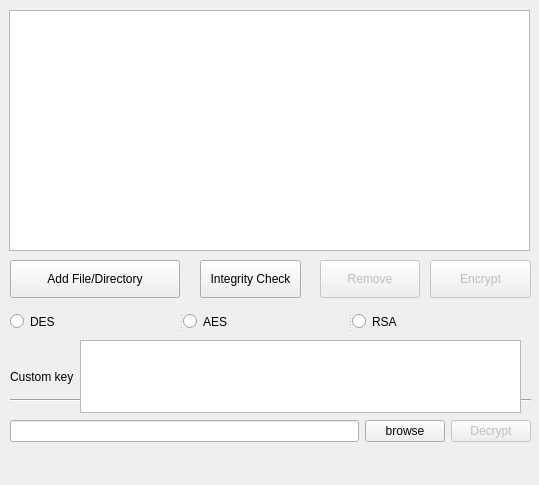
<?xml version="1.0" encoding="UTF-8"?>
<ui version="4.0">
 <class>MainWindow</class>
 <widget class="QMainWindow" name="MainWindow">
  <property name="geometry">
   <rect>
    <x>0</x>
    <y>0</y>
    <width>539</width>
    <height>485</height>
   </rect>
  </property>
  <property name="windowTitle">
   <string>MainWindow</string>
  </property>
  <property name="windowIcon">
   <iconset>
    <normaloff>:/icon/image/lock.png</normaloff>:/icon/image/lock.png</iconset>
  </property>
  <widget class="QWidget" name="centralwidget">
   <widget class="QPushButton" name="encryptButton">
    <property name="enabled">
     <bool>false</bool>
    </property>
    <property name="geometry">
     <rect>
      <x>430</x>
      <y>260</y>
      <width>101</width>
      <height>38</height>
     </rect>
    </property>
    <property name="text">
     <string>Encrypt</string>
    </property>
    <property name="icon">
     <iconset>
      <normaloff>:/icon/image/folder_locked32.png</normaloff>:/icon/image/folder_locked32.png</iconset>
    </property>
    <property name="iconSize">
     <size>
      <width>32</width>
      <height>32</height>
     </size>
    </property>
   </widget>
   <widget class="QPushButton" name="removeButton">
    <property name="enabled">
     <bool>false</bool>
    </property>
    <property name="geometry">
     <rect>
      <x>320</x>
      <y>260</y>
      <width>100</width>
      <height>38</height>
     </rect>
    </property>
    <property name="sizePolicy">
     <sizepolicy hsizetype="Minimum" vsizetype="Fixed">
      <horstretch>0</horstretch>
      <verstretch>0</verstretch>
     </sizepolicy>
    </property>
    <property name="text">
     <string>Remove</string>
    </property>
    <property name="icon">
     <iconset>
      <normaloff>:/icon/image/delete.png</normaloff>:/icon/image/delete.png</iconset>
    </property>
    <property name="iconSize">
     <size>
      <width>32</width>
      <height>32</height>
     </size>
    </property>
   </widget>
   <widget class="Line" name="line">
    <property name="geometry">
     <rect>
      <x>10</x>
      <y>390</y>
      <width>521</width>
      <height>20</height>
     </rect>
    </property>
    <property name="orientation">
     <enum>Qt::Horizontal</enum>
    </property>
   </widget>
   <widget class="QSplitter" name="splitter">
    <property name="geometry">
     <rect>
      <x>10</x>
      <y>310</y>
      <width>511</width>
      <height>23</height>
     </rect>
    </property>
    <property name="orientation">
     <enum>Qt::Horizontal</enum>
    </property>
    <widget class="QRadioButton" name="desrdbtn">
     <property name="text">
      <string>DES</string>
     </property>
    </widget>
    <widget class="QRadioButton" name="aesrdbtn">
     <property name="text">
      <string>AES</string>
     </property>
    </widget>
    <widget class="QRadioButton" name="rsardbtn">
     <property name="text">
      <string>RSA</string>
     </property>
    </widget>
   </widget>
   <widget class="QWidget" name="layoutWidget">
    <property name="geometry">
     <rect>
      <x>10</x>
      <y>340</y>
      <width>511</width>
      <height>73</height>
     </rect>
    </property>
    <layout class="QHBoxLayout" name="horizontalLayout_3">
     <item>
      <widget class="QLabel" name="label">
       <property name="text">
        <string>Custom key</string>
       </property>
      </widget>
     </item>
     <item>
      <widget class="QTextBrowser" name="textBrowser"/>
     </item>
    </layout>
   </widget>
   <widget class="QWidget" name="layoutWidget">
    <property name="geometry">
     <rect>
      <x>10</x>
      <y>410</y>
      <width>521</width>
      <height>42</height>
     </rect>
    </property>
    <layout class="QHBoxLayout" name="horizontalLayout">
     <item>
      <widget class="QLineEdit" name="lineEdit">
       <property name="enabled">
        <bool>true</bool>
       </property>
      </widget>
     </item>
     <item>
      <widget class="QPushButton" name="pushButton">
       <property name="text">
        <string>browse</string>
       </property>
      </widget>
     </item>
     <item>
      <widget class="QPushButton" name="decryptButton">
       <property name="enabled">
        <bool>false</bool>
       </property>
       <property name="text">
        <string>Decrypt</string>
       </property>
       <property name="icon">
        <iconset>
         <normaloff>:/icon/image/open-key-icon.png</normaloff>:/icon/image/open-key-icon.png</iconset>
       </property>
       <property name="iconSize">
        <size>
         <width>32</width>
         <height>32</height>
        </size>
       </property>
      </widget>
     </item>
    </layout>
   </widget>
   <widget class="QListWidget" name="listWidget">
    <property name="geometry">
     <rect>
      <x>9</x>
      <y>10</y>
      <width>521</width>
      <height>241</height>
     </rect>
    </property>
    <property name="selectionMode">
     <enum>QAbstractItemView::ExtendedSelection</enum>
    </property>
   </widget>
   <widget class="QPushButton" name="addButton">
    <property name="geometry">
     <rect>
      <x>10</x>
      <y>260</y>
      <width>170</width>
      <height>38</height>
     </rect>
    </property>
    <property name="text">
     <string>Add File/Directory</string>
    </property>
    <property name="icon">
     <iconset>
      <normaloff>:/icon/image/symbol_add.png</normaloff>:/icon/image/symbol_add.png</iconset>
    </property>
    <property name="iconSize">
     <size>
      <width>32</width>
      <height>32</height>
     </size>
    </property>
   </widget>
   <widget class="QPushButton" name="checkButton">
    <property name="geometry">
     <rect>
      <x>200</x>
      <y>260</y>
      <width>101</width>
      <height>38</height>
     </rect>
    </property>
    <property name="text">
     <string>Integrity Check</string>
    </property>
    <property name="icon">
     <iconset>
      <normaloff>:/icon/image/symbol_add.png</normaloff>:/icon/image/symbol_add.png</iconset>
    </property>
    <property name="iconSize">
     <size>
      <width>32</width>
      <height>32</height>
     </size>
    </property>
   </widget>
  </widget>
 </widget>
 <resources>
  <include location="resources.qrc"/>
 </resources>
 <connections>
  <connection>
   <sender>addButton</sender>
   <signal>clicked()</signal>
   <receiver>MainWindow</receiver>
   <slot>add_file()</slot>
   <hints>
    <hint type="sourcelabel">
     <x>31</x>
     <y>235</y>
    </hint>
    <hint type="destinationlabel">
     <x>5</x>
     <y>214</y>
    </hint>
   </hints>
  </connection>
  <connection>
   <sender>removeButton</sender>
   <signal>clicked()</signal>
   <receiver>MainWindow</receiver>
   <slot>remove_file()</slot>
   <hints>
    <hint type="sourcelabel">
     <x>321</x>
     <y>240</y>
    </hint>
    <hint type="destinationlabel">
     <x>417</x>
     <y>194</y>
    </hint>
   </hints>
  </connection>
  <connection>
   <sender>encryptButton</sender>
   <signal>clicked()</signal>
   <receiver>MainWindow</receiver>
   <slot>encrypt()</slot>
   <hints>
    <hint type="sourcelabel">
     <x>468</x>
     <y>240</y>
    </hint>
    <hint type="destinationlabel">
     <x>1</x>
     <y>290</y>
    </hint>
   </hints>
  </connection>
  <connection>
   <sender>listWidget</sender>
   <signal>itemSelectionChanged()</signal>
   <receiver>MainWindow</receiver>
   <slot>selection_changed()</slot>
   <hints>
    <hint type="sourcelabel">
     <x>231</x>
     <y>160</y>
    </hint>
    <hint type="destinationlabel">
     <x>259</x>
     <y>294</y>
    </hint>
   </hints>
  </connection>
  <connection>
   <sender>decryptButton</sender>
   <signal>clicked()</signal>
   <receiver>MainWindow</receiver>
   <slot>decrypt()</slot>
   <hints>
    <hint type="sourcelabel">
     <x>538</x>
     <y>307</y>
    </hint>
    <hint type="destinationlabel">
     <x>212</x>
     <y>318</y>
    </hint>
   </hints>
  </connection>
  <connection>
   <sender>pushButton</sender>
   <signal>clicked()</signal>
   <receiver>MainWindow</receiver>
   <slot>browse()</slot>
   <hints>
    <hint type="sourcelabel">
     <x>352</x>
     <y>272</y>
    </hint>
    <hint type="destinationlabel">
     <x>305</x>
     <y>255</y>
    </hint>
   </hints>
  </connection>
  <connection>
   <sender>lineEdit</sender>
   <signal>textChanged(QString)</signal>
   <receiver>MainWindow</receiver>
   <slot>text_changed()</slot>
   <hints>
    <hint type="sourcelabel">
     <x>160</x>
     <y>287</y>
    </hint>
    <hint type="destinationlabel">
     <x>139</x>
     <y>303</y>
    </hint>
   </hints>
  </connection>
 </connections>
 <slots>
  <slot>add_file()</slot>
  <slot>remove_file()</slot>
  <slot>encrypt()</slot>
  <slot>decrypt()</slot>
  <slot>selection_changed()</slot>
  <slot>browse()</slot>
  <slot>text_changed()</slot>
 </slots>
</ui>
